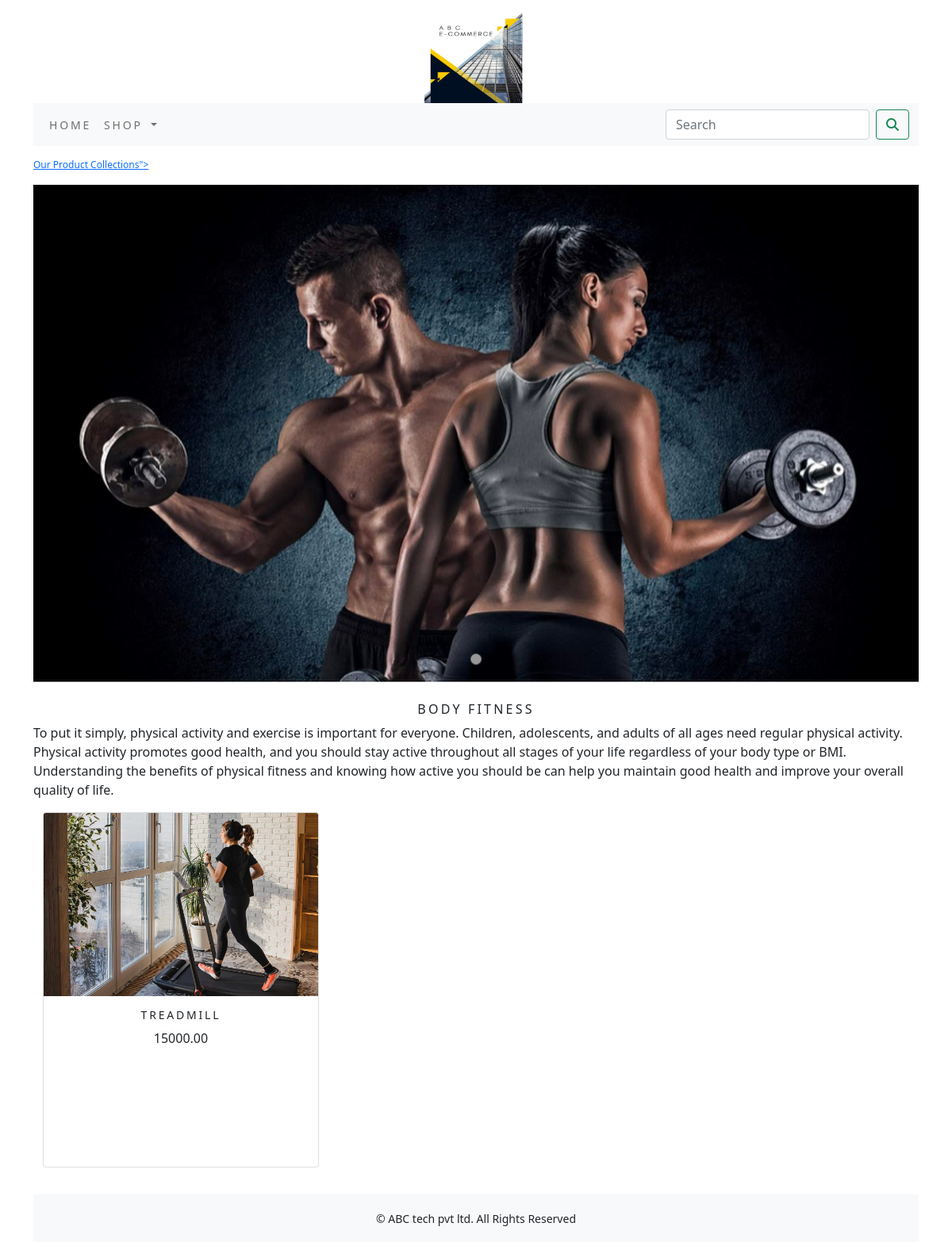
/shop/body-fitness/ (signed in), run on the app's committed database.
### shop/models.py (models this page shows, shortened)
class Category(models.Model):
    name = models.CharField(max_length=250, unique=True)
    slug = models.SlugField(max_length=250, unique=True)
    description = models.TextField(blank=True)
    image = models.ImageField(upload_to='category', blank=True)
    class Meta:
        ordering = ('name',)
        verbose_name = 'category'
        verbose_name_plural = 'categories'
    def get_url(self):
        return reverse('shop:products_by_category', args=[self.slug])

class Product(models.Model):
    name = models.CharField(max_length=250, unique=True)
    slug = models.SlugField(max_length=250, unique=True)
    description = models.TextField(blank=True)
    price = models.DecimalField(max_digits=10, decimal_places=2)
    category = models.ForeignKey(Category, on_delete=models.CASCADE)
    image = models.ImageField(upload_to='product', blank=True)
    stock = models.IntegerField()
    available = models.BooleanField(default=True)
    created = models.DateTimeField(auto_now_add=True)
    updated = models.DateTimeField(auto_now=True)
    def get_url(self):
        return reverse('shop:prodCatdetail',args=[self.category.slug,self.slug])
    class Meta:
        ordering = ('name',)
        verbose_name = 'product'
        verbose_name_plural = 'products'

### shop/views.py (the view)
# urls.py: path('', views.allProdCat, name='allProdCat'),
def allProdCat(request, c_slug=None):
    c_page = None
    products_list = None
    if c_slug != None:
        c_page = get_object_or_404(Category, slug=c_slug)
        products_list = Product.objects.all().filter(category=c_page, available=True)
    else:
        products_list = Product.objects.all().filter(available=True)
    paginator = Paginator(products_list, 3)
    try:
        page = int(request.GET.get('page', '1'))
    except:
        page = 1
    try:
        products = paginator.page(page)
    except(EmptyPage, InvalidPage):
        products = paginator.page(paginator.num_pages)
    return render(request, "category.html", {'category': c_page, 'products': products})

### cart/context_processors.py (called while the page is built)
def counter(request):
    item_count=0
    if 'admin' in request.path:
        return {}
    else:
        try:
            cart=Cart.objects.filter(cart_id=_cart_id(request))
            cart_items=CartItem.objects.all().filter(cart=cart[:1])
            for cart_item in cart_items:
                item_count += cart_item.quantity
        except Cart.DoesNotExist:
            item_count =0
    return dict(item_count=item_count)

### cart/views.py (called while the page is built)
def _cart_id(request):
    cart = request.session.session_key
    if not cart:
        cart = request.session.session.create()
    return cart

### shop/context_processors.py (called while the page is built)
def menu_links(request):
    links = Category.objects.all()
    return dict(links=links)

### shop/templates/category.html (shortened to what this page needs)
{% extends 'base.html' %}
{% load static %}
{% block content %}
{% if category %}
<div>
    <div class= "row my_row_class">
        <div class="mx_auto">
          <p><a href="{% url 'shop:allProdCat' %}">Our Product Collections"></a></p>
    </div>
</div>
  {% endif %}
<div class="mx_auto">
    {% if category %}
         <img class="my_image" src="{{category.image.url}}" alt="{{category.name}}">
</div>
<br>
<div>
    <h1 class="text-center my_title">{{category.name}}</h1>
    <p class="text-justify">{{category.description}}</p>
</div>
{% endif %}
<div class="container">
    <div class="row mx_auto">
        {% for product in products.object_list %}
        <div class="my_bottom_margin col-9 col-sm-12 col-md-4 xol-lg-4">
            <div class="card text-center" style="min-width:8rem; min-height:28rem;">
                <a href="{{product.get_url}}"><img class="card-img-top my_image" src="{{product.image.url}}" alt="{{product.name}}" width="100px;" height="100px;"></a>
                <div class="card-body">
                    <h4>{{product.name}}</h4>
                    <p>{{product.price}}</p>
                </div>
            </div>
        </div>
        {% endfor %}
    </div>
    <br>
</div>
{% endblock %}

### shop/static/css/custom.css (style rules this page uses)
body { font-family: 'Josefin Sans', sans-serif; }
.my_row_class { padding-top:15px; }
.my_row_class .mx_auto { color:#000; font-size:12px; }
.my_image { width:100%; height:auto; }
.my_title { font-size:16px; text-transform:uppercase; letter-spacing:.2em; }
.my_bottom_margin { margin-bottom:10px; }
.card-body h4 { font-size:14px; text-transform:uppercase; letter-spacing:.2em; }

### data on the page
Category: image (picture), name "BODY FITNESS", description "To put it simply, physical activity and exercise is important for everyone. Children, adolescents, and adults of all ages need regular physical activity. Physical activity promotes good health, and you should stay active throughout all stages of your life regardless of your body type or BMI. Understanding the benefits of physical fitness and knowing how active you should be can help you maintain good health and improve your overall quality of life."
Product: image (picture), name "TREADMILL", price "15000.00"
